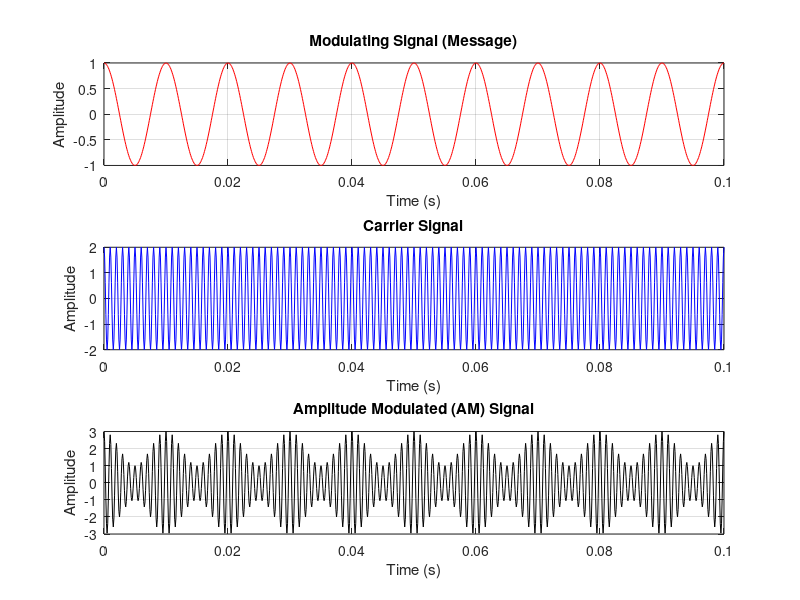

Source code (MATLAB):
fs = 10000;
t = 0:1/fs:0.1;
fm = 100;
fc = 1000;
Am = 1;
Ac = 2;
m = Am/Ac;

ms = Am * cos(2 * pi * fm * t);
carr = Ac * cos(2 * pi * fc * t);

am_signal = Ac * (1 + m * ms) .* cos(2 * pi * fc * t);

figure;

subplot(3,1,1);
plot(t, ms, 'r');
xlabel('Time (s)');
ylabel('Amplitude');
grid on;
title('Modulating Signal (Message)');

subplot(3,1,2);
plot(t, carr, 'b');
xlabel('Time (s)');
ylabel('Amplitude');
grid on;
title('Carrier Signal');

subplot(3,1,3);
plot(t, am_signal, 'k');
xlabel('Time (s)');
ylabel('Amplitude');
grid on;
title('Amplitude Modulated (AM) Signal');

